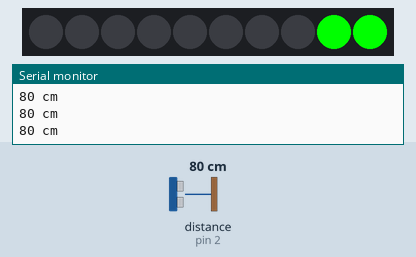
The sketch below on a simulated Arduino Uno, built with avr-gcc and run on an emulated ATmega328P. Shown: 10 RGB LEDs in strip order, left to right, the last lines printed to the serial monitor. The test bench sets the inputs (shaded band); at power-on: distance to the obstacle (sensor on pin 2) 80 cm.

Above: at 1.2 s.
1.3 s: distance to the obstacle (sensor on pin 2) set to 53 cm
At 2.4 s:
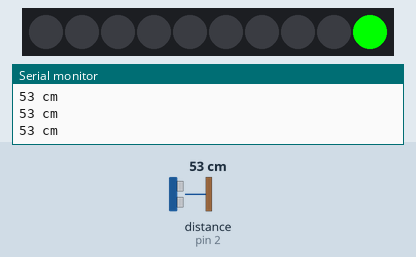
3.0 s: distance to the obstacle (sensor on pin 2) set to 46 cm
At 3.6 s:
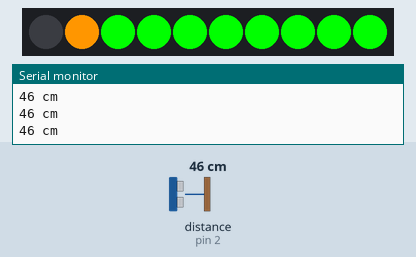
4.5 s: distance to the obstacle (sensor on pin 2) set to 120 cm
At 5.8 s:
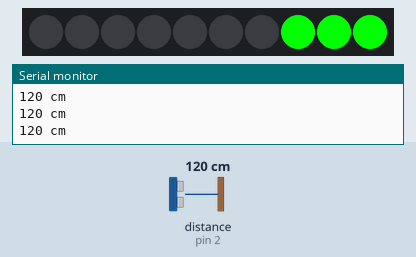
6.1 s: distance to the obstacle (sensor on pin 2) set to 2 cm
At 6.7 s:
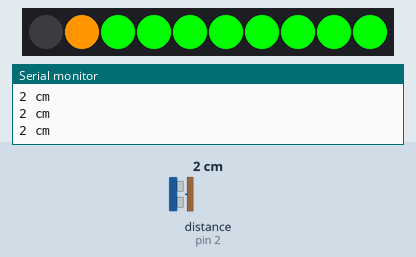
7.6 s: distance to the obstacle (sensor on pin 2) set to 60 cm
At 8.5 s:
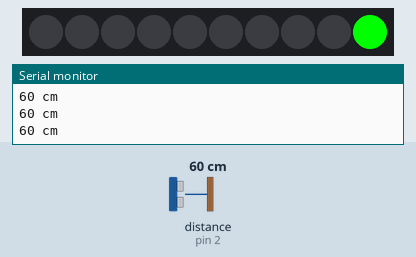
Timing chart, 0 to 10.1 s (numbered marks = the images above; inputs shaded):
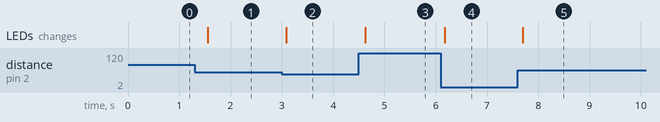

The sketch:

binox.ino
```cpp
#include <Grove_LED_Bar.h>
#include "Ultrasonic.h"

Ultrasonic myUltrasonicSensor(2);
Grove_LED_Bar myLEDBar(9, 8, 1);  // Assuming the LED Bar is connected to pin 9, 8, and using a 1-based index

void setup()
{
  Serial.begin(9600);
  myLEDBar.begin();  // Initialize the LED Bar
}

void loop()
{
  long RangeInCentimeters;

  RangeInCentimeters = myUltrasonicSensor.MeasureInCentimeters();
  Serial.print(RangeInCentimeters);
  Serial.println(" cm");

  // Check if the distance is within 0-50 cm
  if (RangeInCentimeters >= 0 && RangeInCentimeters <= 50) {
    // Set the LED Bar level to 9
    myLEDBar.setLevel(9);
  } else {
    // Map the range to LED levels (adjust these values based on your requirements)
    int ledLevel = map(RangeInCentimeters, 0, 400, 0, 10);

    // Constrain the LED level within the valid range
    ledLevel = constrain(ledLevel, 0, 10);

    // Set the LED Bar level
    myLEDBar.setLevel(ledLevel);
  }

  delay(250);
}
```

binoxfunc.ino
```cpp

```

Measured:
- the behaviour switches between 51 and 50 cm on distance to the obstacle (sensor on pin 2) (found by bisection; images 1 and 2)
- after the input at 1.3 s, the LEDs: change after 0.25 s (image 1)
- after the input at 3.0 s, the LEDs: change after 0.09 s (image 2)
- after the input at 4.5 s, the LEDs: change after 0.12 s (image 3)
- after the input at 6.1 s, the LEDs: change after 0.07 s (image 4)
- after the input at 7.6 s, the LEDs: change after 0.09 s (image 5)
